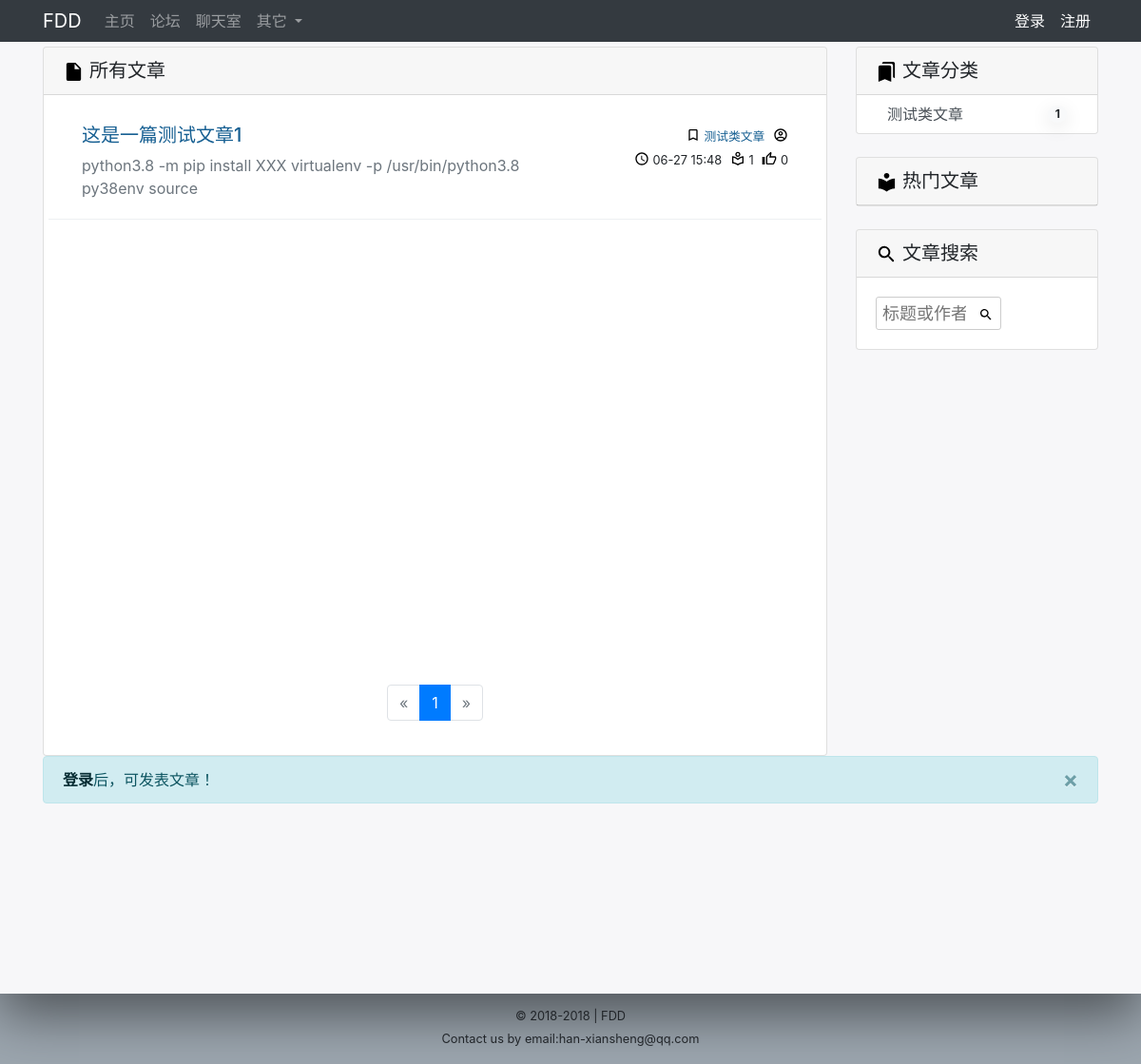
The app's page /forum/ with its own data.
### forum/models.py (models this page shows, shortened)
class Article(models.Model):
    title = models.CharField(max_length=256,verbose_name='标题')
    article_type = models.ForeignKey(ArticleType,on_delete=models.CASCADE,verbose_name='类型')
    user = models.ForeignKey(NewUser,on_delete=models.CASCADE,verbose_name='作者')
    content = RichTextUploadingField()
    created_time = models.DateTimeField(auto_now_add=True,verbose_name='创建时间')
    updated_date = models.DateTimeField(auto_now=True,verbose_name='更新时间')
    published = models.BooleanField(default=0)
    read_num = models.IntegerField(default=0,verbose_name='阅读数')
    likesnum = GenericRelation(LikesNum,related_query_name='article_likes',verbose_name='点赞数')
    class Meta:
        ordering = ['-created_time']
        verbose_name = '文章'
        verbose_name_plural = verbose_name
    def likes(self):
        article = Article.objects.get(id=self.id)
        try:
            likesnum = article.likesnum.get(object_id=self.id).likesnum
        except:
            likesnum = 0
        return likesnum
        '''
        ct = ContentType.objects.get_for_model(self)
        ln = LikesNum.objects.get(content_type__pk=ct.id, object_id=self.id)
        return ln.likesnum
        '''

class ArticleType(models.Model):
    type_name = models.CharField(max_length=256)
    type_introduce = models.TextField(default="")
    class Meta:
        verbose_name = '文章类型'
        verbose_name_plural = verbose_name

### forum/views.py (the view, shortened to what this page needs)
# urls.py: path('forum/', include('forum.urls')),
@csrf_exempt
def forum(request):
    context = {}
    articles = Article.objects.all()
    if request.method=='POST':
        title = request.POST.get('title','')
        content = request.POST.get('content','')
        if title and content != '':
            Article(title=title,article_type_id=2,user=request.user,content=content).save()
    ct = ContentType.objects.get_for_model(Article)
    page = request.GET.get('page',1)
    paginator = Paginator(articles,5)
    pag_list = paginator.get_page(page)
    page_range = utils.page_fun(pag_list,paginator)
    context['page_range'] = page_range
    context['articles'] = pag_list
    context['articletypes'] = ArticleType.objects.all()
    context['likesnums'] = LikesNum.objects.filter(content_type=ct).order_by('-likesnum')[:5]
    return render(request,'forum/forum.html',context)

### company/utils.py (called while the page is built)
def page_fun(pag_list,paginator):
    p_n = pag_list.number
    page_range = list(range(max(p_n -2,1),p_n))+\
        list(range(p_n,min(p_n + 2, paginator.num_pages)+1))
    if page_range[0] != 1:
        page_range.insert(0,1)
        if p_n - 1 > 3:
            page_range.insert(1,'...')
    if page_range[-1] != paginator.num_pages:
        if paginator.num_pages - p_n >3:
            page_range.insert(paginator.num_pages-2,'...')
        page_range.append(paginator.num_pages)
    return page_range

### forum/templates/forum/forum.html (shortened to what this page needs)
{% extends 'base.html' %}
{% load static %}
{% block content %}
<div class="row">
  <div class="col-md-9">
    <div class="card ">
    <h5 class="card-header" ><img class="icon" alt="作者" src="{% static 'image/article.svg' %}" style="width:23px;height:23px;margin:0 5px 0 0;">所有文章</h5>
    <div class="card-body" style="padding: 10px 20px ; min-height: 600px">
      {% for article in articles %}
      <div class="row" style="border-bottom:1px solid #edf0f2 ;padding: 20px ;">
          <div class="col-sm-8" >
            <a href="{% url 'forum:article' article.id %}" ><h5 >{{ article.title }}</h5></a>
            <span class="text-muted" >{{article.content | striptags | truncatechars_html:80}}</span>
          </div>
          <div class="col-sm-4 text-right">
            <small class="" >
              <img class="icon" alt="作者" src="{% static 'image/bookmark.svg' %}" style="margin: 0 0 5px 5px">
              <a href="" >
                <span class="label label-info">
                  {{ article.article_type.type_name }}
                </span>
              </a>
              <img class="icon" alt="作者" src="{% static 'image/person.svg' %}" style="margin: 0 0 5px 5px">
              <br>
              <img class="icon" alt="发表时间" src="{% static 'image/clock.svg' %}" style="margin: 0 0 5px 5px">
              {% if article.created_time < time.year %}
                {{ article.created_time|date:'Y-m-d H:i' }}
              {% else %}
                {{ article.created_time|date:'m-d H:i' }}
              {% endif %}
              <img class="icon" alt="阅读量" src="{% static 'image/read.svg' %}" style="margin: 0 0 5px 5px">
              {{article.read_num}}
              <img class="icon" alt="点赞量" src="{% static 'image/likes.svg' %}" style="margin: 0 0 5px 5px">
              {{article.likes}}
            </small>
          </div>
      </div>
    {% endfor %}
    </div>
    <div align="center" aria-label="Page navigation example" style="padding: 20px">
      <ul class="pagination justify-content-center">
        {% if articles.has_previous %}
        <li class="page-item">
          <a class="page-link" href="?page={{ articles.previous_page_number}}" aria-label="Previous">
            <span aria-hidden="true">&laquo;</span>
          </a>
        </li>
        {% else %}
        <li class="page-item disabled">
          <a class="page-link " href="#" aria-label="Previous">
            <span aria-hidden="true">&laquo;</span>
          </a>
        </li>
        {% endif %}
        {% for page_num in page_range %}
          {% if page_num == articles.number %}
            <li class="page-item active"><a class="page-link" href="?page={{ page_num }}">{{ page_num }}</a></li>
          {% else %}
            {% if page_num == '...' %}
              <li class="page-item disabled" ><a class="page-link " href="#" >...</a></li>
            {% else %}
              <li class="page-item"><a class="page-link" href="?page={{ page_num }}">{{ page_num }}</a></li>
            {% endif %}
          {% endif %}
        {% endfor %}
        {% if articles.has_next %}
        <li>
          <a class="page-link" href="?page={{ articles.next_page_number}}"" aria-label="Next">
            <span aria-hidden="true">&raquo;</span>
          </a>
        </li>
        {% else %}
        <li class="page-item disabled">
          <a class="page-link " href="#" aria-label="Previous">
            <span aria-hidden="true">&raquo;</span>
          </a>
        </li>
        {% endif %}
      </ul>
    </div>
    </div>
  </div>
  <div class=" col-md-3">
    <div class="card">
      <h5 class="card-header" ><img class="icon" alt="作者" src="{% static 'image/bookmarks.svg' %}" style="width:23px;height:23px;margin:0 5px 0 0;">文章分类</h5>
      <div class="" >
        {% for articletype in articletypes %}
        <a href="{%url 'forum:forum'%}?articletype_id={{articletype.id}}">
          <li class="d-flex justify-content-between align-items-center list-group-item-action" style="padding: .5rem 2rem .5rem 2rem">
            {{articletype.type_name}}
            <span class="badge badge-light badge-pill" style="box-shadow: 0px 5px 20px rgba(0, 0, 0, 0.1);">{{articletype.article_set.count}}</span>
          </li>
        </a>
        {% endfor %}
      </div>
    </div>
    <br>
    <div class="card">
      <h5 class="card-header" ><img class="icon" alt="作者" src="{% static 'image/read-full.svg' %}" style="width:23px;height:23px;margin:0 5px 0 0;">热门文章</h5>
    </div>
    <br>
    <div class="card">
      <h5 class="card-header" ><img class="icon" alt="作者" src="{% static 'image/search.svg' %}" style="width:23px;height:23px;margin:0 5px 0 0;">文章搜索</h5>
      <div class=" " style="padding: 20px;height: 75px;" >
      <div class="" style="position: absolute;border-radius: 3px;border:1px solid #cccccc;">
        <form class="form-inline "  method="get" action="">{% csrf_token %}
            <input class="suit" type="text" placeholder="标题或作者" aria-label="Search" name='search'>
            <button type="submit" style="background: none;width: 30px;padding: 0;"><img  class="icon" src="{% static 'image/search.svg' %}"></button>
          </form>
        </div>
      </div>
    </div>
  </div>
</div>
{% if user.is_authenticated %}
  <div id='toc0' class="" style="margin: 30px 0;padding: 1rem;background:#e9ecef;border-radius:.5rem">
      <form id="updatecode"  method="post" action=""   enctype="multipart/form-data" role="form">{% csrf_token %}
        <input type="text" required name="title" placeholder="文章标题" style="border-radius: 5px;margin-bottom: 10px;width: 100%;height: 35px;border: 1px solid #cccccc;padding: 0 20px;">
        <div>
          <textarea class="" required id="ckeditor" rows="5"  name='content' ></textarea>
        </div>
        <br>
        <button type="submit" class="btn btn-primary " >发表文章</button>
      </form>
  </div>
{% else %}
  <div class="alert alert-info alert-dismissible fade show" role="alert">
    <a href="{%url 'newuser:login'%}" class="alert-link">登录</a>后，可发表文章！
    <button type="button" class="close" data-dismiss="alert" aria-label="Close">
      <span aria-hidden="true">&times;</span>
    </button>
  </div>
{% endif %}
{% endblock %}

### templates/base.html (shortened to what this page needs)
{% load static %}
<!doctype html>
<html lang="en">
  <head>
    <link rel="stylesheet" href="https://cdn.bootcss.com/bootstrap/4.0.0/css/bootstrap.min.css">
  </head>
  <body>
  <div class="wrapper" style="min-height: 1000px">
    <nav class="navbar sticky-top navbar-expand-md navbar-dark fixed-top bg-dark" style="padding:2px 16px 2px 16px;margin-bottom: 5px;text-align: center;">
      <div class="container">
        <a class="navbar-brand" href="{% url 'home' %}">
          FDD
        </a>
        <div class="collapse navbar-collapse" id="navbarsExampleDefault">
          <ul class="navbar-nav mr-auto">
            <li class="nav-item ">
              <a class="nav-link" href="{% url 'introduce:index' %}">主页</a>
            </li>
            <li class="nav-item">
              <a class="nav-link" href="{% url 'forum:forum' %}">论坛 </a>
            </li>
            <li class="nav-item">
              <a class="nav-link " href="{% url 'chat:chat_room' 'chat' %}">聊天室</a>
            </li>
            <li class="nav-item dropdown">
              <a class="nav-link dropdown-toggle" href="#" id="navbarDropdown" role="button" data-toggle="dropdown" aria-haspopup="true" aria-expanded="false">
                其它
              </a>
            </li>
          </ul>
          {% if request.user.is_authenticated%}
            <a href="{% url 'newuser:userview'%}">
              <img id="base_avatar" src="{{ request.user.avatar.url }}" class="img-circle img-responsive rounded-circle"  style="width:30px;height:30px;margin: 0 5px 0 10px">
            </a>
            <div class="pull-right" >
            <ul class="navbar-nav mr-auto ">
              <li class="nav-item active">
                 <a class="nav-link " href="{% url 'newuser:userview'%}" >{{user.nickname}}<span class="sr-only">(current)</span></a>
              </li>
              <li class="nav-item ">
                 <a class="nav-link " href="{% url 'newuser:logout' %}">注销<span class="sr-only">(current)</span></a>
              </li>
            </ul>
            </div>
          {% else %}
            <div class="pull-right" >
            <ul class="navbar-nav mr-auto ">
              <li class="nav-item active">
                 <a class="nav-link " href="{% url 'newuser:login' %}" >登录<span class="sr-only">(current)</span></a>
              </li>
              <li class="nav-item active">
                 <a class="nav-link " href="{% url 'newuser:register' %}">注册<span class="sr-only">(current)</span></a>
              </li>
            </ul>
            </div>
          {% endif %}
        </div>
      </div>
    </nav>
    <div class="container" style="margin-bottom: 100px" >
      {% block content %}{% endblock %}
    </div>
  </div>
    <footer class="footer " style="text-align: center;margin-bottom: 1rem">
      <div class="container">
          <small >&copy; 2018-2018 | FDD</small><br>
          <small >Contact us by email:han-xiansheng@qq.com</small>
      </div>
    </footer>
    <link href="{% static 'js/emojionearea.min.css' %}" rel="stylesheet">
  </body>
</html>
</body>

### templates/base.html (style rules this page uses)
.icon { height: 16px; width: 16px ; margin: 5px; }
form input.suit,form button { -webkit-appearance: none; -moz-appearance: none; appearance: none; outline: 0; border: 1px solid white; background-color: rgba(255, 255, 255, ); width: 100px; border-radius: 3px; padding: 2px 5px; display: block; text-align: center; font-size: 18px; color: #000000; transition-duration: 0.25s; font-weight: 300; }
a { color:#165f92;text-decoration:none; }
body { background:#9ca6af ; }
footer { width: 100%; border-radius: 7px 7px 0px 0px; position: relative; margin: 10px 0 0 0; }
.wrapper { transform-origin: center bottom 20px; transition: all 0.5s ease 0s; box-shadow: 0px 22px 54px rgba(0, 0, 0, 0.5); background: #f7f7f9; padding: 0px 0px 100px 0px; }

### records on screen
Article: title "这是一篇测试文章1", content "python3.8 -m pip install XXX virtualenv -p /usr/bin/python3.8 py38env source", article_type.type_name "测试类文章", created_time "06-27 15:48", read_num "1", likes "0"
ArticleType: type_name "测试类文章", article_set.count "1"

### other values on screen
{{ page_num }} "1"
